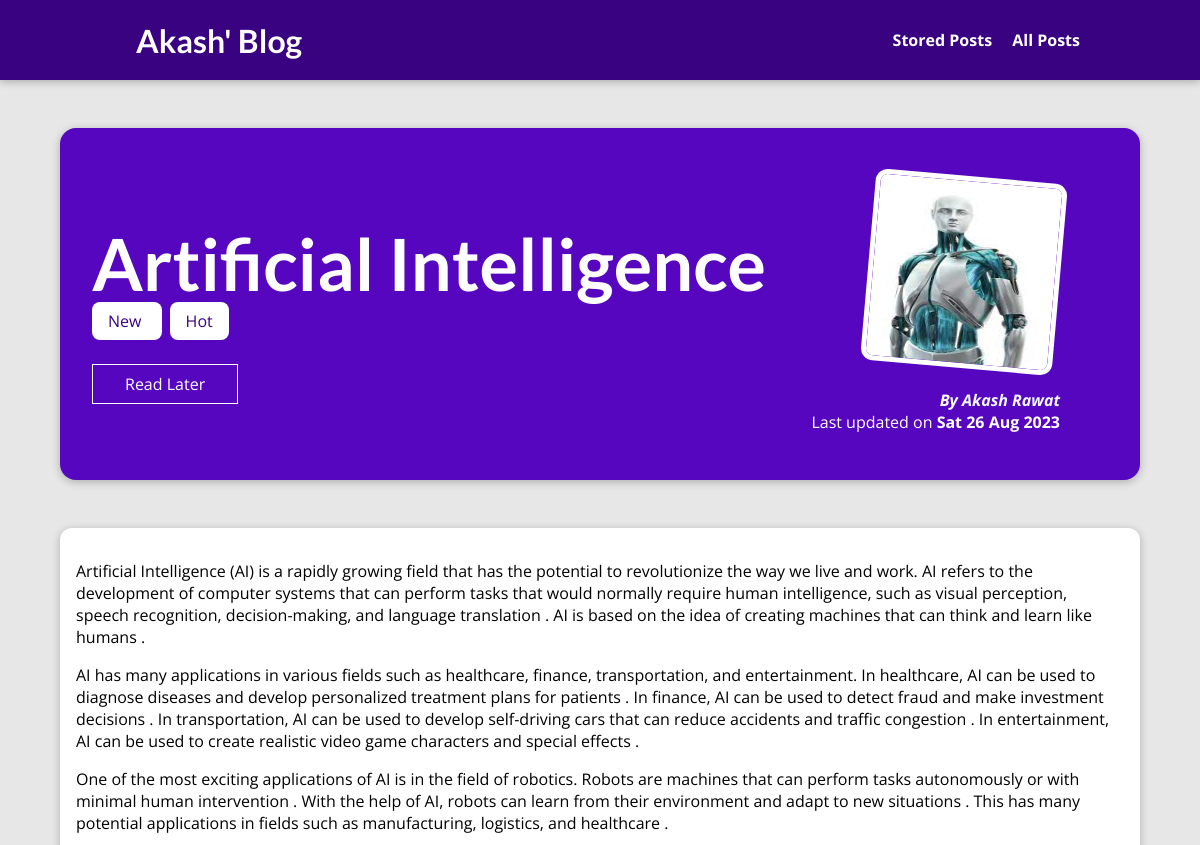
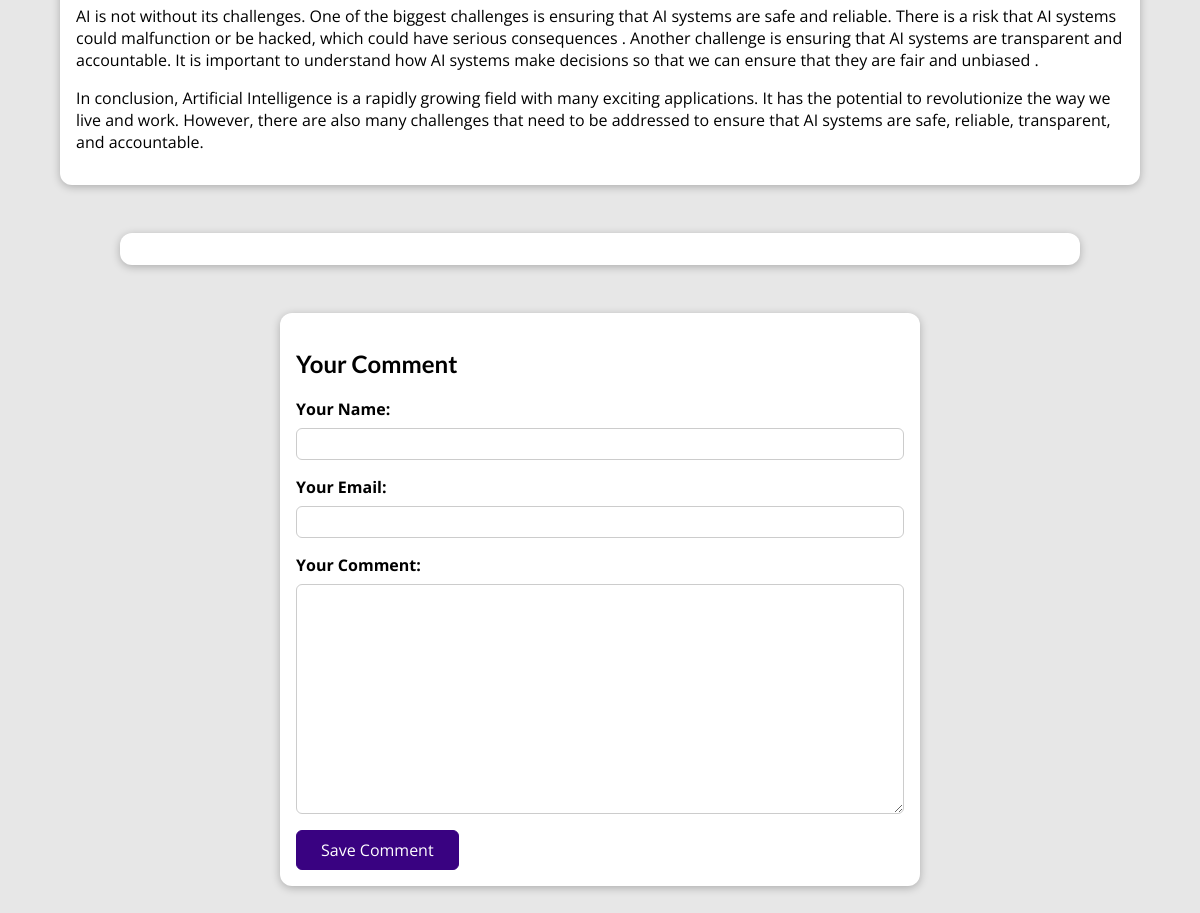
Screenshot of /posts/artificial-intelligence with the database file from the repository (2 pictures, top to bottom).
### blog/models.py (models this page shows, shortened)
class Post(models.Model):
    title = models.CharField(max_length=150)
    excerpt = models.CharField(max_length=250)
    image = models.ImageField(upload_to="posts", null=True)
    date = models.DateField(auto_now=True)
    slug = models.SlugField(unique=True, db_index=True)
    content = models.TextField(validators=[MinLengthValidator(10)])
    author = models.ForeignKey(Author, on_delete=models.SET_NULL, null=True, related_name="posts")    # One-To-Many Relation
    tags = models.ManyToManyField(Tag)   # Many-To-Many Relation

class Tag(models.Model):
    caption = models.CharField(max_length=20)

class Author(models.Model):
    first_name = models.CharField(max_length=100)
    last_name = models.CharField(max_length=100)
    email = models.EmailField()
    def full_name(self):
        return f"{self.first_name} {self.last_name}"
    def __str__(self):
        return self.full_name()

### blog/views.py (the view, shortened to what this page needs)
# urls.py: path("posts/<slug:slug>", views.SinglePostView.as_view(), name="post-detail-page"),
class SinglePostView(View):
    def is_stored_post(self, request, post_id):
        stored_posts = request.session.get("stored_posts")
        if stored_posts is not None:
            is_saved_for_later = post_id in stored_posts
        else:
            is_saved_for_later = False
        return is_saved_for_later
    def get(self, request, slug):
        post = get_object_or_404(Post, slug=slug)
        context = {
            "post": post,
            "post_tags": post.tags.all(),
            "comment_form": CommentForm(),
            "comments": post.comments.all().order_by("-id"),
            "saved_for_later": self.is_stored_post(request, post.id)
        }
        return render(request, "blog/post-detail.html", context)

### blog/forms.py
class CommentForm(forms.ModelForm):
    class Meta:
        model = Comment
        exclude = ["post"]
        labels = {
            "user_name": "Your Name",
            "user_email": "Your Email",
            "text": "Your Comment"
        }

### blog/templates/blog/post-detail.html (shortened to what this page needs)
{% extends "base.html" %}
{% load static %}
{% block css_files %}
    <link rel="stylesheet" href="{% static "blog/post-detail.css" %}">
{% endblock %}
{% block content %}
    <section id="summary">
        <h2>{{post.title}}</h2>
        <div>
            {% for tag in post_tags %}
                <span class="tag"> {{tag.caption}} </span>
            {% endfor %}
        </div>
        <div id="read-later">
            <form action="{% url "read-later" %}" method="POST">
                <button>
                    {% if saved_for_later %}
                        Remove from Read Later
                    {% else %}
                        Read Later
                    {% endif %}
                </button>
            </form>
        </div>
        <article>
            <img src="{{post.image.url}}" alt="{{post.title}}">
            <address>By <a href="mailto:{{ post.author.email }}"> {{post.author|title}} </a> </address>
            <div>
                Last updated on <time> {{ post.date|date:"D d M Y" }}  </time>
            </div>
        </article>
    </section>
    <main>
        {{post.content|linebreaks}}
    </main>
    <section id="comments">
    </section>
    <section id="comment-form">
        <h2>Your Comment</h2>
        <form action={% url "post-detail-page" post.slug %} method="POST">
            {% for form_field in comment_form %}
                <div class="form-control {% if form_field.errors %} invalid {% endif %}">
                    {{form_field.label_tag}}
                    {{form_field}}
                </div>
            {% endfor %}
            <button> Save Comment </button>
        </form>
    </section>
{% endblock %}

### static/app.css (style rules this page uses)
* { box-sizing: border-box; }
html { font-family: 'Open Sans', 'Lato', sans-serif; }
body { margin: 0; }
h1, h2, h3 { font-family: 'Lato', sans-serif; font-weight: bold; }

### blog/static/blog/post-detail.css (style rules this page uses)
body { background-color: #e7e7e7; }
#summary { margin: 8rem auto 3rem auto; padding: 2rem; width: 90%; max-width: 90rem; border-radius: 16px; background-color: #5706c0; position: relative; box-shadow: 0 2px 8px rgba(0, 0, 0, 0.25); height: 22rem; }
#summary h2 { color: white; font-size: 4.5rem; margin-bottom: 0.25rem; }
#summary article { position: absolute; top: 2rem; right: 3rem; padding: 1rem 2rem; border-radius: 12px; text-align: right; color: white; }
#summary article img { width: 12rem; height: 12rem; border-radius: 12px; transform: rotateZ(5deg); border: 5px solid white; margin-bottom: 1rem; }
#summary address { font-weight: bold; }
#summary a { color: aliceblue; text-decoration: none; }
#summary time { font-weight: bold; }
#read-later { margin: 2rem 0; }
#read-later button { background-color: transparent; border: 1px solid white; padding: 0.5rem 2rem; font: inherit; color: white; cursor: pointer; }
main { width: 90%; max-width: 90rem; margin: 3rem auto; background-color: white; padding: 1rem; border-radius: 12px; box-shadow: 0 2px 8px rgba(0, 0, 0, 0.25); }
.tag { background-color: white; color: #390281; padding: 0.5rem 1rem; margin-right: 0.5rem; border-radius: 8px; }
#comment-form { margin: 3rem auto; width: 90%; max-width: 40rem; border-radius: 12px; background-color: white; box-shadow: 0 2px 8px rgba(0, 0, 0, 0.25); padding: 1rem; }
#comment-form button { font: inherit; background-color: #390281; color: white; border: 1px solid #390281; padding: 0.5rem 1.5rem; border-radius: 6px; cursor: pointer; }
.form-control { margin-bottom: 1rem; }
.form-control label { font-weight: bold; margin-bottom: 0.5rem; display: block; }
.form-control input, .form-control textarea { display: block; width: 100%; font: inherit; padding: 0.25rem; border-radius: 6px; border: 1px solid #ccc; }
#comments { margin: 3rem auto; width: 90%; max-width: 60rem; border-radius: 12px; background-color: white; box-shadow: 0 2px 8px rgba(0, 0, 0, 0.25); padding: 1rem 2rem; }

### rows the page displays
Post: title "Artificial Intelligence", image (picture), author "Akash Rawat", date "Sat 26 Aug 2023", content "Artificial Intelligence (AI) is a rapidly growing field that has the potential to revolutionize the way we live and work. AI refers to the development of computer systems that can perform tasks that would normally require human intelligence, such as visual perception, speech recognition, decision-making, and language translation . AI is based on the idea of creating machines that can think and learn like humans . AI has many applications in various fields such as healthcare, finance, transportation, and entertainment. In healthcare, AI can be used to diagnose diseases and develop personalized treatment plans for patients . In finance, AI can be used to detect fraud and make investment…"
Tag: caption "New"
Tag: caption "Hot"
